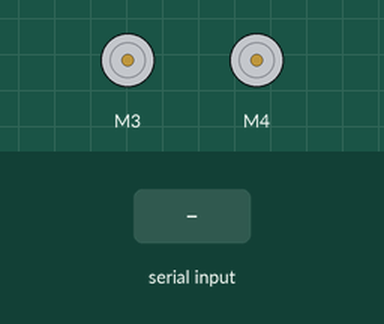
Simulated run of this sketch. Board: Arduino Uno, built with avr-gcc and run on an emulated ATmega328P. Parts: 2 × DC motor (green arrow = forward, orange = backward, longer = faster). The test bench sets the inputs (shaded band). What the sketch prints to the serial monitor is not drawn.

Above: at 1.2 s.
1.3 s: "F" received over Serial
At 1.9 s:
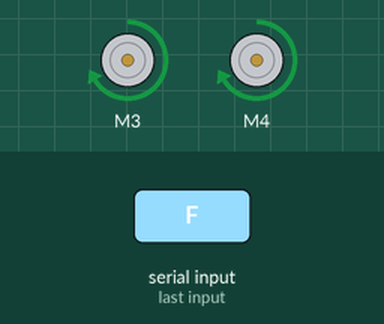
2.8 s: byte 66 ('B') received over Serial
At 3.1 s:
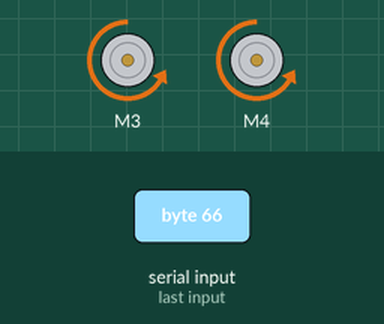
4.3 s: byte 72 ('H') received over Serial
At 5.4 s:
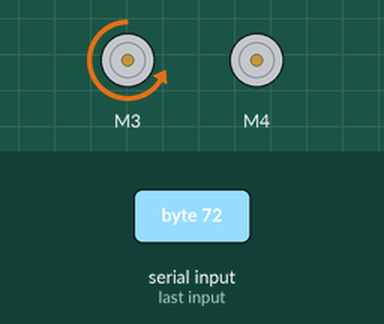
5.8 s: byte 74 ('J') received over Serial
At 6.6 s:
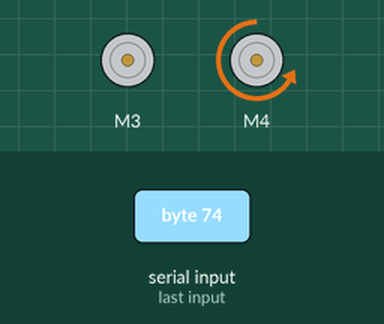
7.3 s: byte 76 ('L') received over Serial
At 7.7 s:
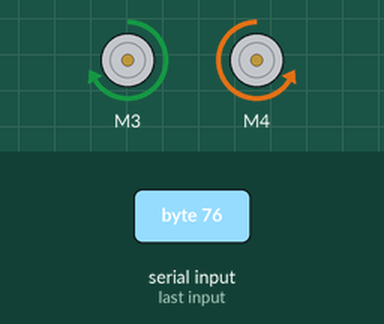
8.8 s: byte 82 ('R') received over Serial
At 10.1 s:
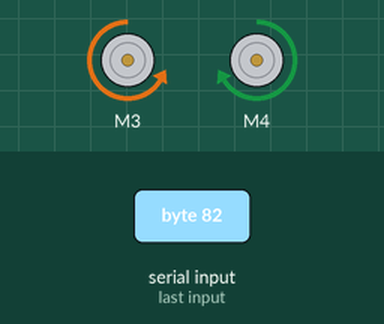
Timing chart, 0 to 11.3 s (numbered marks = the images above; inputs shaded):
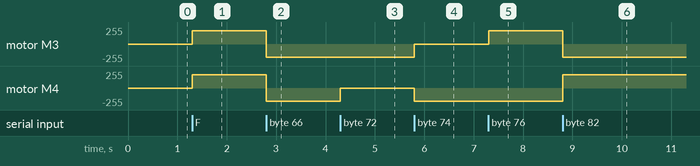

The sketch:

cod_mot_part.ino
```cpp
/*
  Autor: Mateus Lima
  Descrição: Este é um código que possibilita o controle de um
             carro bluetooth montado em arduino com uma shield
             ponte H, através do protocolo serial
*/
/*
  É necessario incluir a biblioteca 'AFMotor' pois simplifica o
  uso da Shield ponte H
*/
#include <AFMotor.h>

//selecionamos os canais 3 e 4 para motor direito e esquerdo
//respectivamente
AF_DCMotor motor_dir(3);
AF_DCMotor motor_esq(4);

/*
  Aqui definimos a velocidade máxima dos motores porem isso
  depende tambem da fonte de energia que esteja utilizando
  para alimentar os motores, logo se o valor atribuido for
  equivalente a 255, por PWM os motores receberão tensão
  total da fonte que estiver utilizando.
*/
#define vel_dir 255
#define vel_esq 255
/*
   Variáveis que controlaram as velocidades do motor direito
   e esquerdo
*/

int vSpeed_dir = 200;
int vSpeed_esq = 200;

//variável que atribuimos a leitura Serial do módulo bluetooth

char state;

void setup() {
  // Inicializa a comunicação serial em 9600 bits.
  Serial.begin(9600);
}

void loop() {
  // Atribui os valores da leitura serial na variável "state"
  if (Serial.available() > 0) {
    state  = Serial.read();
    Serial.write(state);
  }

  /*
    Aqui controlamos a velocidade que o carro bluetooth irá
    se locomover, portanto multiplicamos a velocidade maxima
    por valores decimais para reduzir proporcionamente as
    velocidades dos motores direito e esquerdo.

    Quando a variavel "state" assumir o caractere 7,através do meio
    serial, as velocidades são correspondentes à 70% da velocidade
    máxima dos motores
  */

  if (state == '0') {
    vSpeed_dir = vel_dir * 0;
    vSpeed_esq = vel_esq * 0;
  }
  else if (state == '4') {
    vSpeed_dir = vel_dir * 0.39;
    vSpeed_esq = vel_esq * 0.39;
  }
  else if (state == '6') {
    vSpeed_dir = vel_dir * 0.6;
    vSpeed_esq = vel_esq * 0.6;
  }
  else if (state == '7') {
    vSpeed_dir = vel_dir * 0.7;
    vSpeed_esq = vel_esq * 0.7;
  }
  else if (state == '8') {
    vSpeed_dir = vel_dir * 0.78;
    vSpeed_esq = vel_esq * 0.78;
  }
  else if (state == '9') {
    vSpeed_dir = vel_dir * 0.9;
    vSpeed_esq = vel_esq * 0.9;
  }
  else if (state == 'q') {
    vSpeed_dir = vel_dir;
    vSpeed_esq = vel_esq;
  }

  // Se o estado recebido for igual a 'F', o carro se movimenta para frente.
  if (state == 'F') {
    motor_dir.setSpeed(vSpeed_dir);
    motor_dir.run(FORWARD);
    motor_esq.setSpeed(vSpeed_esq);
    motor_esq.run(FORWARD);
  }

  else if (state == 'G') {  // Se o estado recebido for igual a 'I', o carro se movimenta para Frente Esquerda.
    motor_dir.setSpeed(vSpeed_dir);
    motor_dir.run(FORWARD);
    motor_esq.setSpeed(vSpeed_esq);
    motor_esq.run(RELEASE);
  }

  else if (state == 'I') {   // Se o estado recebido for igual a 'G', o carro se movimenta para Frente Direita.
    motor_dir.setSpeed(vSpeed_dir);
    motor_dir.run(RELEASE);
    motor_esq.setSpeed(vSpeed_esq);
    motor_esq.run(FORWARD);
  }

  else if (state == 'B') { // Se o estado recebido for igual a 'B', o carro se movimenta para trás.
    motor_dir.setSpeed(vSpeed_dir);
    motor_dir.run(BACKWARD);
    motor_esq.setSpeed(vSpeed_esq);
    motor_esq.run(BACKWARD);
  }

  else if (state == 'H') {  // Se o estado recebido for igual a 'H', o carro se movimenta para Trás Esquerda.
    motor_dir.setSpeed(vSpeed_dir);
    motor_dir.run(BACKWARD);
    motor_esq.setSpeed(vSpeed_esq);
    motor_esq.run(RELEASE);
  }

  else if (state == 'J') {  // Se o estado recebido for igual a 'J', o carro se movimenta para Trás Direita.
    motor_dir.setSpeed(vSpeed_dir);
    motor_dir.run(RELEASE);
    motor_esq.setSpeed(vSpeed_esq);
    motor_esq.run(BACKWARD);
  }

  else if (state == 'L') {   // Se o estado recebido for igual a 'L', o carro se movimenta para esquerda.
    motor_dir.setSpeed(vSpeed_dir);
    motor_dir.run(FORWARD);
    motor_esq.setSpeed(vSpeed_esq);
    motor_esq.run(BACKWARD);
  }
  else if (state == 'R') {   // Se o estado recebido for igual a 'R', o carro se movimenta para direita.
    motor_dir.setSpeed(vSpeed_dir);
    motor_dir.run(BACKWARD);
    motor_esq.setSpeed(vSpeed_esq);
    motor_esq.run(FORWARD);
  }
  else if (state == 'S') {   // Se o estado recebido for igual a 'S', o carro permanece parado.
    motor_dir.setSpeed(vSpeed_dir);
    motor_dir.run(RELEASE);
    motor_esq.setSpeed(vSpeed_esq);
    motor_esq.run(RELEASE);
  }
}
```

Measured:
- after the input at 1.3 s, motor M3, motor M4: stopped → forward 200/255 at once
- after the input at 2.8 s, motor M3, motor M4: forward 200/255 → backward 200/255 at once
- after the input at 4.3 s, motor M4: backward 200/255 → stopped at once
- after the input at 5.8 s, motor M3: backward 200/255 → stopped at once; motor M4: stopped → backward 200/255 at once
- after the input at 7.3 s, motor M3: stopped → forward 200/255 at once
- after the input at 8.8 s, motor M3: forward 200/255 → backward 200/255 at once; motor M4: backward 200/255 → forward 200/255 at once
